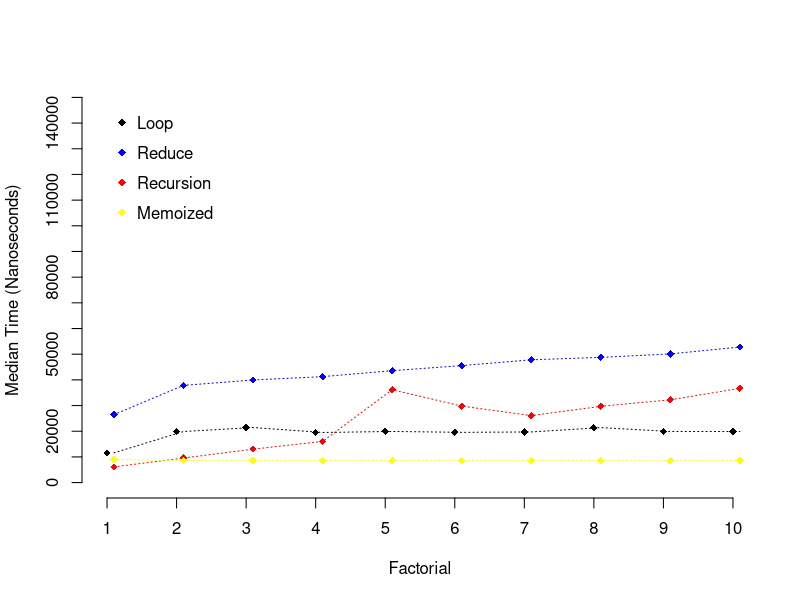

The R source for this figure:
########
# Loop #
########

Factorial_loop <- function(x) {
  stopifnot(x >= 0)
  res <- 1
  if (x > 0) {
    for (fac in seq(1, x, by = 1)) {
      res <- res * fac
    }
  }
  res
}

##########
# Reduce #
##########

Factorial_reduce <- function(x) {
  stopifnot(x >= 0)
  if (x == 0) {
    1
  }
  else {
    reduce(seq(1, x, by = 1), function(x, y){
      x * y
    })
  }
}

#############
# Recursion #
#############

Factorial_func <- function(x) {
  stopifnot(x >= 0)
  if (x == 0) {
    1
  }
  else {
    x * Factorial_func(x - 1)
  }
}

################
# Memorization #
################

fac_tbl <- c(1, rep(NA, 23))
Factorial_mem <- function(x) {
  stopifnot(x >= 0)
  if (x == 0) {
    1
  }
  else {
    if(!is.na(fac_tbl[x])){
      fac_tbl[x]
    } else {
      fac_tbl[x - 1] <<- Factorial_mem(x - 1)
      fac_tbl[x - 1] * x
    }
  }
}

##########
# Helper #
##########

toPlot <- function(data) {
  names(data) <- paste0(letters[1:10], 1:10)
  data <- as.data.frame(data)
  
  data %<>%
    gather(num, time) %>%
    group_by(num) %>%
    summarise(med_time = median(time))
  
  data
}

###############
# Performance #
###############

library(purrr)
library(microbenchmark)
library(tidyr)
library(magrittr)
library(dplyr)

Factorial_loop_data <- map(1:10, function(x){
  microbenchmark(Factorial_loop(x), times = 100)$time
})
Factorial_loop_data <- toPlot(Factorial_loop_data)

Factorial_reduce_data <- map(1:10, function(x){
  microbenchmark(Factorial_reduce(x), times = 100)$time
})
Factorial_reduce_data <- toPlot(Factorial_reduce_data)

Factorial_func_data <- map(1:10, function(x){
  microbenchmark(Factorial_func(x), times = 100)$time
})
Factorial_func_data <- toPlot(Factorial_func_data)

Factorial_mem_data <- map(1:10, function(x){
  microbenchmark(Factorial_mem(x), times = 100)$time
})
Factorial_mem_data <- toPlot(Factorial_mem_data)

Factorial_loop_data
Factorial_reduce_data
Factorial_reduce_data
Factorial_mem_data

plot(1:10, Factorial_loop_data$med_time, xlab = "Factorial", ylab = "Median Time (Nanoseconds)",
     pch = 18, bty = "n", xaxt = "n", yaxt = "n", ylim=c(0,150000))
axis(1, at = 1:10)
axis(2, at = seq(0, 150000, by = 10000))
lines(1:10 + .1, Factorial_loop_data$med_time, col = "black", lty=3)
points(1:10 + .1, Factorial_reduce_data$med_time, col = "blue", pch = 18)
lines(1:10 + .1, Factorial_reduce_data$med_time, col = "blue", lty=3)
points(1:10 + .1, Factorial_func_data$med_time, col = "red", pch = 18)
lines(1:10 + .1, Factorial_func_data$med_time, col = "red", lty = 3)
points(1:10 + .1, Factorial_mem_data$med_time, col = "yellow", pch = 18)
lines(1:10 + .1, Factorial_mem_data$med_time, col = "yellow", lty = 3)
legend(1, 150000, c("Loop", "Reduce", "Recursion", "Memoized"), pch = 18, 
       col = c("black", "blue", "red", "yellow"), bty = "n", cex = 1, y.intersp = 1.5)

